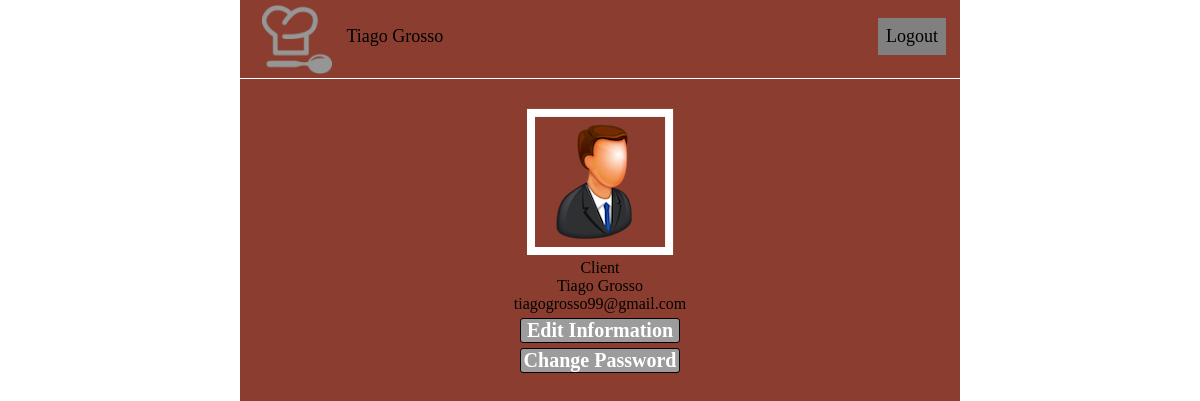
Before: /page/profile.php (signed in) with the older database file.
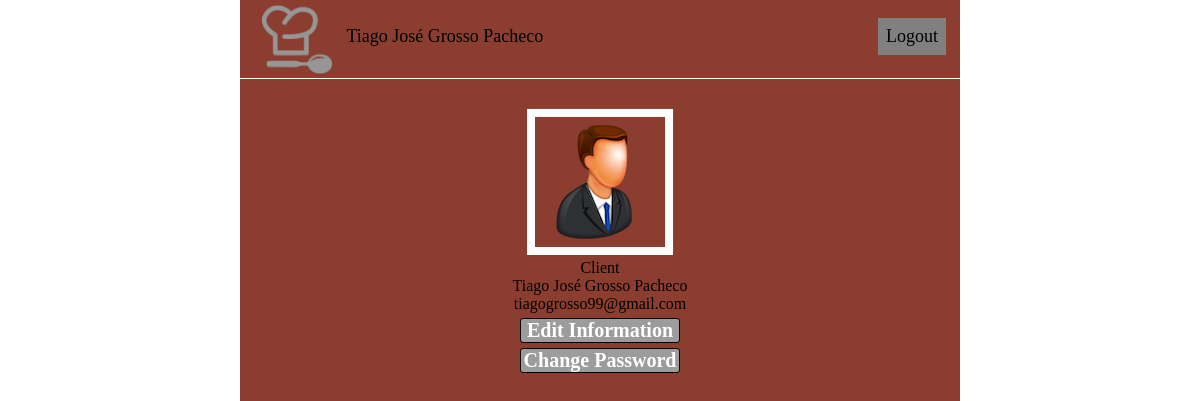
After: the same page with the newer database file.
### tables this page shows
CREATE TABLE user (
 	username TEXT PRIMARY KEY UNIQUE,
  	password TEXT,
  	name TEXT,
  	email TEXT,
  	gender TEXT,
  	user_type TEXT
);

### Database/databaseInteraction.php (called while the page is built, shortened)
<?php
include_once('../database/connection.php');
function getUserInfo($username){
  global $db;
  $stmt = $db->prepare("SELECT * FROM user WHERE username = ?");
  $stmt->execute(array($username));
  return $stmt->fetch();
}
?>

### page/profile.php (the view, shortened to what this page needs)
<?php
include_once('../database/databaseInteraction.php');
?>
<!DOCTYPE html>
<html>
	<head>
    <link rel="stylesheet" href="../css/profile.css">
	</head>
	<body>
		<header>
			<nav id="menu">
				<ul>
					<a href="login.php"><img id="logo1" src="../images/logo_white.png" height="70px" width="70px"></a>
						<li><a id="login" href="profile.php"><?php echo $_SESSION['name']?></a></li>
					<li style="float:right; background-color:gray;"><a href="signout.php">Logout</a></li>
				</ul>
			</nav><br>
		</header>
		<div id="middle">
			<div id="profile">
					<?php if(getUserInfo($_SESSION['username'])['gender'] == "female"){?>
					<img src="../images/woman.png">
					<?php
					}else if($_SESSION['username'] == "FilipeCorreia"){?>
					<img src="../images/filipe.png">
					<?php
					}
					else{ ?>
					<img src="../images/man.png">
					<?php } ?>
				<div id="type"><?php echo getUserInfo($_SESSION['username'])['user_type']?></div>
				<div id="name"><?php echo getUserInfo($_SESSION['username'])['name']?></div>
				<div id="email"><?php echo getUserInfo($_SESSION['username'])['email']?></div>
				<div class="editBtn">
					<a data-popup-open="popup-1" href="#">Edit Information</a>
				</div>
				<div class="editBtn">
					<a data-popup-open="popup-2" href="#">Change Password</a>
				</div>
			</div>
		</div>
	</body>
</html>

### css/profile.css (style rules this page uses)
html, body { height: 100%; width: 60%; font-family: raleway; background-repeat: no-repeat; background-attachment: fixed; background-position: center; padding: 0; }
html { background-image: url("../images/background.png"); display: table; margin: auto; }
body { width:100%; height:100%; background-color: #8B3E2F; display: table-cell; text-align: center; }
header { top: -10px; position: fixed; width: 60%; background-color: #8B3E2F; border-bottom: 1px solid white; }
#menu { margin-left: 3%; margin-top: 2%; }
#menu ul { display: inline; list-style-type: none; padding: 0; overflow: hidden; background-color: #8B3E2F; border-bottom: 1px solid white; }
#menu li { margin-right: 2%; margin-top: 2%; }
li a#login { float:left; margin-top: 2%; margin-left: 1%; }
#menu a { float: left; }
#menu li a { display: block; padding: 8px; color: black; text-decoration: none; font-size: 18px; }
#profile { margin-top: 15%; }
.editBtn { width: 22%; margin-left: auto; margin-right: auto; margin-top: 5px; margin-bottom: 5px; border: solid 1px black; border-radius: 3px; font-family: raleway; font-weight: 600; font-size: 20px; background-color: #9c9c9c; }
.editBtn a { text-decoration: none; color: #FFFFFF; }

Changed rows visible on the page:
changed user "Client": name "Tiago Grosso" → "Tiago José Grosso Pacheco"
Other visible differences:
$_SESSION['name']: "Tiago Grosso" → "Tiago José Grosso Pacheco"
